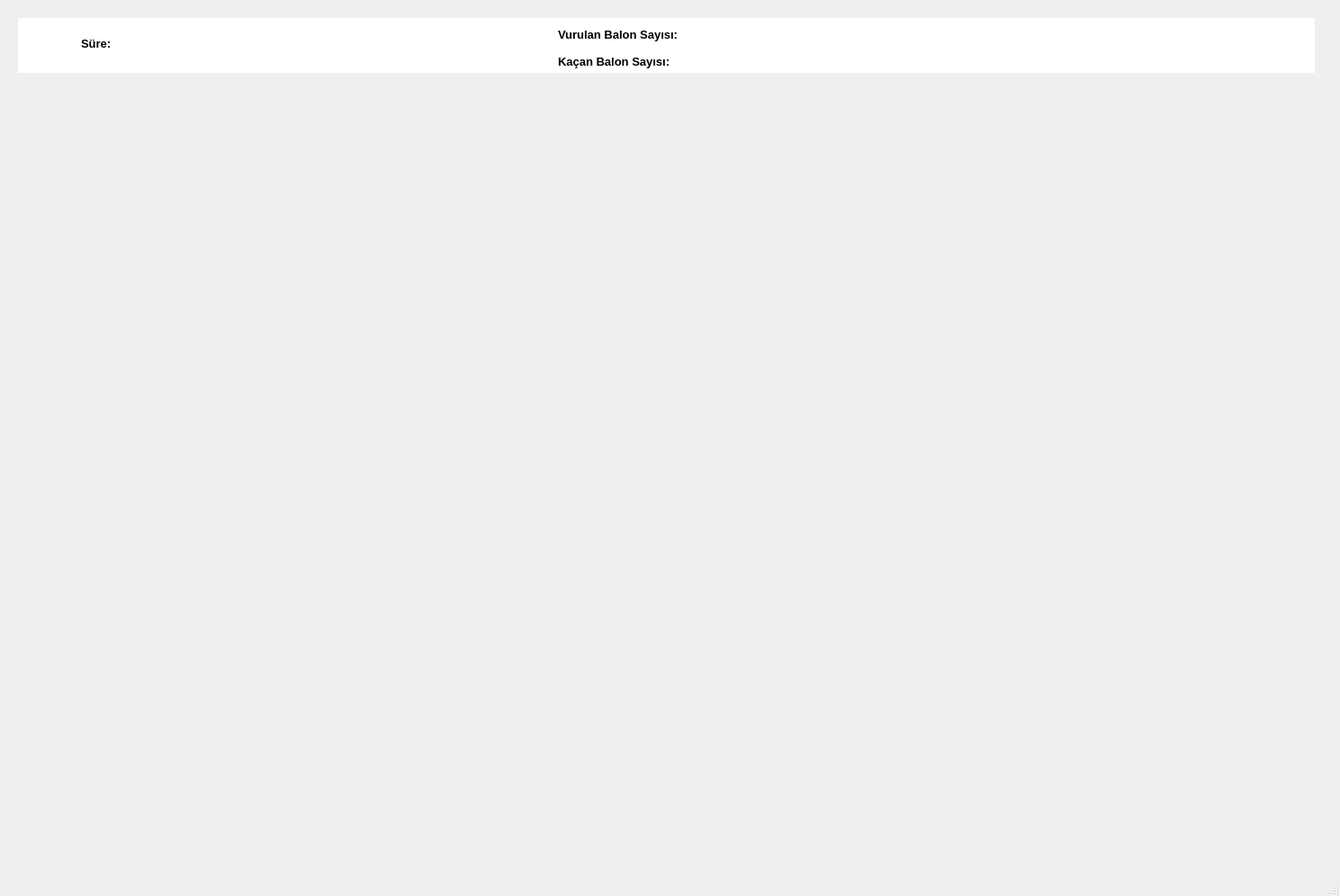
<?xml version="1.0" encoding="UTF-8"?>
<ui version="4.0">
 <class>MainWindow</class>
 <widget class="QMainWindow" name="MainWindow">
  <property name="geometry">
   <rect>
    <x>0</x>
    <y>0</y>
    <width>1489</width>
    <height>996</height>
   </rect>
  </property>
  <property name="windowTitle">
   <string>MainWindow</string>
  </property>
  <widget class="QWidget" name="centralwidget">
   <widget class="QLabel" name="label">
    <property name="geometry">
     <rect>
      <x>0</x>
      <y>0</y>
      <width>1481</width>
      <height>771</height>
     </rect>
    </property>
    <property name="styleSheet">
     <string notr="true">border-image: url(:/images/images/arkaplan.jpg);</string>
    </property>
    <property name="text">
     <string/>
    </property>
   </widget>
   <widget class="QLabel" name="label_10">
    <property name="geometry">
     <rect>
      <x>20</x>
      <y>20</y>
      <width>1441</width>
      <height>61</height>
     </rect>
    </property>
    <property name="styleSheet">
     <string notr="true">background-color: rgb(255, 255, 255);</string>
    </property>
    <property name="text">
     <string/>
    </property>
   </widget>
   <widget class="QLabel" name="label_14">
    <property name="geometry">
     <rect>
      <x>90</x>
      <y>40</y>
      <width>49</width>
      <height>16</height>
     </rect>
    </property>
    <property name="font">
     <font>
      <pointsize>10</pointsize>
      <bold>true</bold>
     </font>
    </property>
    <property name="text">
     <string>Süre:</string>
    </property>
   </widget>
   <widget class="QLabel" name="label_12">
    <property name="geometry">
     <rect>
      <x>620</x>
      <y>30</y>
      <width>141</width>
      <height>16</height>
     </rect>
    </property>
    <property name="font">
     <font>
      <pointsize>10</pointsize>
      <bold>true</bold>
     </font>
    </property>
    <property name="text">
     <string>Vurulan Balon Sayısı:</string>
    </property>
   </widget>
   <widget class="QLabel" name="label_13">
    <property name="geometry">
     <rect>
      <x>620</x>
      <y>60</y>
      <width>131</width>
      <height>16</height>
     </rect>
    </property>
    <property name="font">
     <font>
      <pointsize>10</pointsize>
      <bold>true</bold>
     </font>
    </property>
    <property name="text">
     <string>Kaçan Balon Sayısı:</string>
    </property>
   </widget>
   <widget class="QLabel" name="olenbalon">
    <property name="geometry">
     <rect>
      <x>760</x>
      <y>30</y>
      <width>49</width>
      <height>16</height>
     </rect>
    </property>
    <property name="font">
     <font>
      <pointsize>10</pointsize>
      <bold>true</bold>
     </font>
    </property>
    <property name="styleSheet">
     <string notr="true">color: rgb(0, 170, 127);</string>
    </property>
    <property name="text">
     <string/>
    </property>
   </widget>
   <widget class="QLabel" name="yasayanbalon">
    <property name="geometry">
     <rect>
      <x>750</x>
      <y>60</y>
      <width>49</width>
      <height>16</height>
     </rect>
    </property>
    <property name="font">
     <font>
      <pointsize>10</pointsize>
      <bold>true</bold>
     </font>
    </property>
    <property name="styleSheet">
     <string notr="true">color: rgb(255, 0, 0);</string>
    </property>
    <property name="text">
     <string/>
    </property>
   </widget>
   <widget class="QLabel" name="gerisayim">
    <property name="geometry">
     <rect>
      <x>130</x>
      <y>40</y>
      <width>49</width>
      <height>16</height>
     </rect>
    </property>
    <property name="font">
     <font>
      <pointsize>10</pointsize>
      <bold>true</bold>
     </font>
    </property>
    <property name="styleSheet">
     <string notr="true">color: rgb(85, 85, 255);</string>
    </property>
    <property name="text">
     <string/>
    </property>
   </widget>
  </widget>
  <widget class="QMenuBar" name="menubar">
   <property name="geometry">
    <rect>
     <x>0</x>
     <y>0</y>
     <width>1489</width>
     <height>22</height>
    </rect>
   </property>
  </widget>
  <widget class="QStatusBar" name="statusbar"/>
 </widget>
 <resources/>
 <connections/>
</ui>
